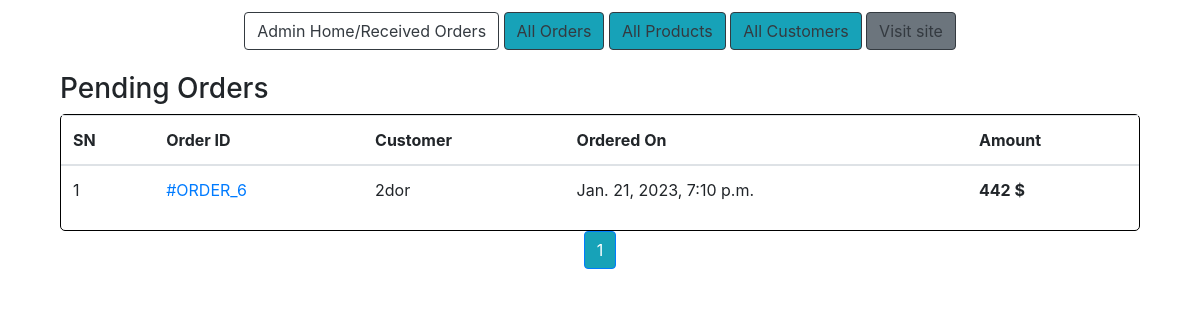
Before: /admin-home/ (signed in) with the older database file.
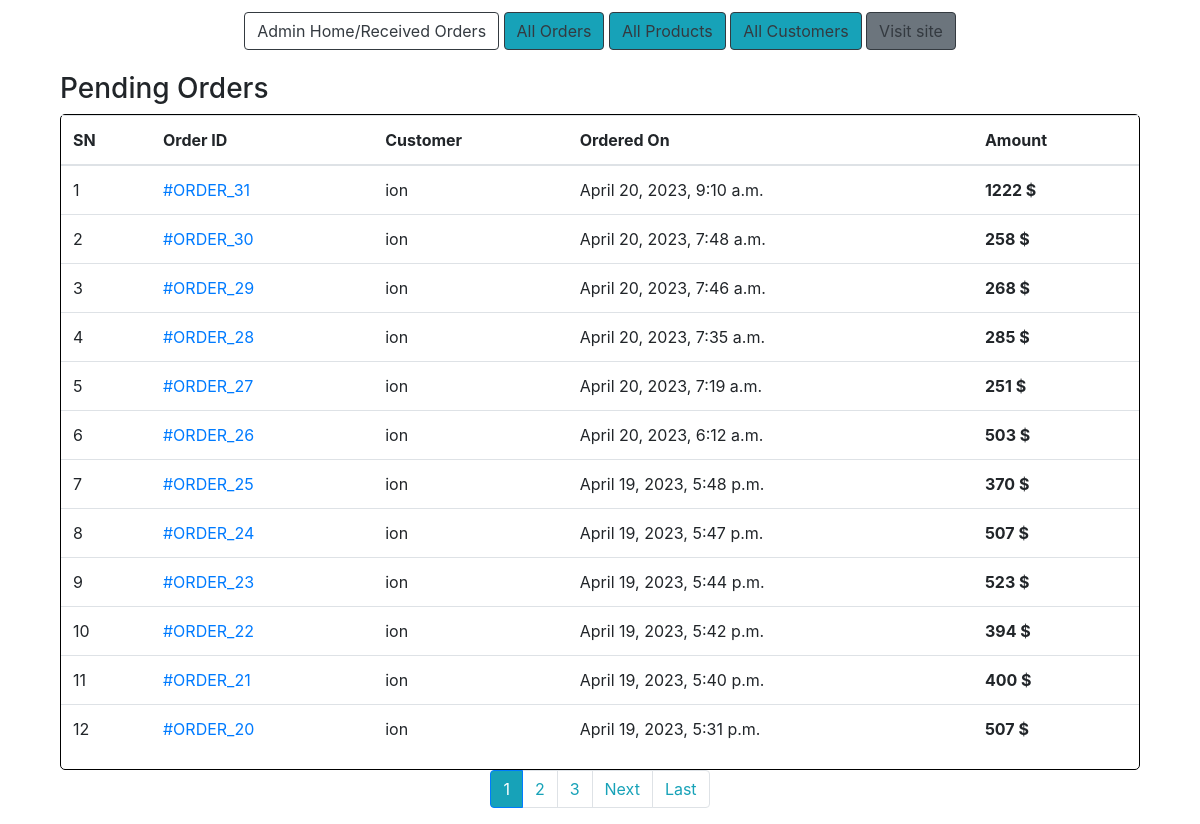
After: the same page with the newer database file.
### ecomm/models.py (models this page shows, shortened)
class Order(models.Model):
	cart = models.OneToOneField(Cart, on_delete=models.CASCADE)
	ordered_by = models.CharField(max_length=200)
	shipping_address = models.CharField(max_length=200)
	mobile = models.CharField(max_length=10)
	email = models.EmailField(null=True, blank=True)
	total = models.PositiveIntegerField()
	subtotal = models.PositiveIntegerField()
	created_at = models.DateTimeField(auto_now_add=True)
	order_status = models.CharField(max_length=50, choices=ORDER_STATUS, default="Order Received")
	payment_method = models.CharField(
		max_length=20, choices=METHOD, default="Cash On Delivery")
	payment_completed = models.BooleanField(
		default=False, null=True, blank=True)

### ecomm/views.py (the view)
# urls.py: path("admin-home/", AdminHomeView.as_view(), name="adminhome"),
class AdminHomeView(AdminRequiredMixin, TemplateView):
	template_name = 'adminpages/adminhome.html'
	def get_context_data(self, **kwargs):
		context = super().get_context_data(**kwargs)
		queryset = Order.objects.filter(order_status="Order Received").order_by("-id")
		paginator = Paginator(queryset, 12)
		page_number = self.request.GET.get('page')
		pendingorders = paginator.get_page(page_number)
		context["pendingorders"] = pendingorders
		return context

### ecomm/views.py (called while the page is built)
	def dispatch(self, request, *args, **kwargs):
		if request.user.is_authenticated and Admin.objects.filter(user=request.user).exists():
			pass
		else:
			return redirect("/admin-login/")
		return super().dispatch(request, *args, **kwargs)

### templates/adminpages/adminhome.html (shortened to what this page needs)
{% extends "adminpages/adminbase.html" %}
{% block content %}
<div class="container">
        <div class="col-md-12" style="margin-top:2%;">
            <h3>Pending Orders</h3>
            <div class="cart-row" style="border: 1px solid black; border-radius:5px;">
            <table class="table">
                <thead>
                    <tr>
                        <th>SN</th>
                        <th>Order ID </th>
                        <th>Customer</th>
                        <th>Ordered On</th>
                        <th>Amount</th>
                    </tr>
                </thead>
                <tbody>
                    {% for ord in pendingorders %}
                    <tr>
                        <td>{{forloop.counter}}</td>
                        <td><a href="{% url 'ecomm:adminorderdetail' ord.id %}">#ORDER_{{ord.id}}</a></td>
                        <td>{{ord.ordered_by}}</td>
                        <td>{{ord.created_at}}</td>
                        <td><strong>{{ord.total}} $</strong></td>
                    </tr>
                    {% endfor %}
                </tbody>
            </table>
        </div>
    </div>
</div>
<nav aria-label="..." class="">
        <ul class="pagination justify-content-center">
            {% for i in pendingorders.paginator.page_range %}
            {% if i == pendingorders.number %}
            <li class="page-item active"><a class="page-link bg-info">{{i}}</a></li>
            {% else %}
            <li class="page-item "><a class="page-link text-info" href="?page={{i}}">{{i}}</a></li>
            {% endif %}
            {% endfor %}
            {% if pendingorders.has_next %}
            <li class="page-item">
                <a class="page-link text-info" href="?page={{ pendingorders.next_page_number }}">Next</a>
            </li>
            <li class="page-item"><a class="page-link text-info" href="?page={{ pendingorders.paginator.num_pages }}">Last
                    </a></li>
            {% endif %}
        </ul>
      </nav>
{% endblock %}

Changed rows visible on the page:
no longer on this page (row unchanged): Order: id "6", ordered_by "2dor", created_at "Jan. 21, 2023, 7:10 p.m.", total "442"
added Order: id "31", ordered_by "ion", created_at "April 20, 2023, 9:10 a.m.", total "1222"
now on this page (row edited): Order: id "30", ordered_by "ion", created_at "April 20, 2023, 7:48 a.m.", total "258"
now on this page (row edited): Order: id "29", ordered_by "ion", created_at "April 20, 2023, 7:46 a.m.", total "268"
now on this page (row edited): Order: id "28", ordered_by "ion", created_at "April 20, 2023, 7:35 a.m.", total "285"
now on this page (row edited): Order: id "27", ordered_by "ion", created_at "April 20, 2023, 7:19 a.m.", total "251"
now on this page (row edited): Order: id "26", ordered_by "ion", created_at "April 20, 2023, 6:12 a.m.", total "503"
now on this page (row edited): Order: id "25", ordered_by "ion", created_at "April 19, 2023, 5:48 p.m.", total "370"
now on this page (row edited): Order: id "24", ordered_by "ion", created_at "April 19, 2023, 5:47 p.m.", total "507"
now on this page (row edited): Order: id "23", ordered_by "ion", created_at "April 19, 2023, 5:44 p.m.", total "523"
now on this page (row edited): Order: id "22", ordered_by "ion", created_at "April 19, 2023, 5:42 p.m.", total "394"
now on this page (row edited): Order: id "21", ordered_by "ion", created_at "April 19, 2023, 5:40 p.m.", total "400"
now on this page (row edited): Order: id "20", ordered_by "ion", created_at "April 19, 2023, 5:31 p.m.", total "507"
Other visible differences:
new list line: "2"
new list line: "3"
text now shown: "Next Last"
